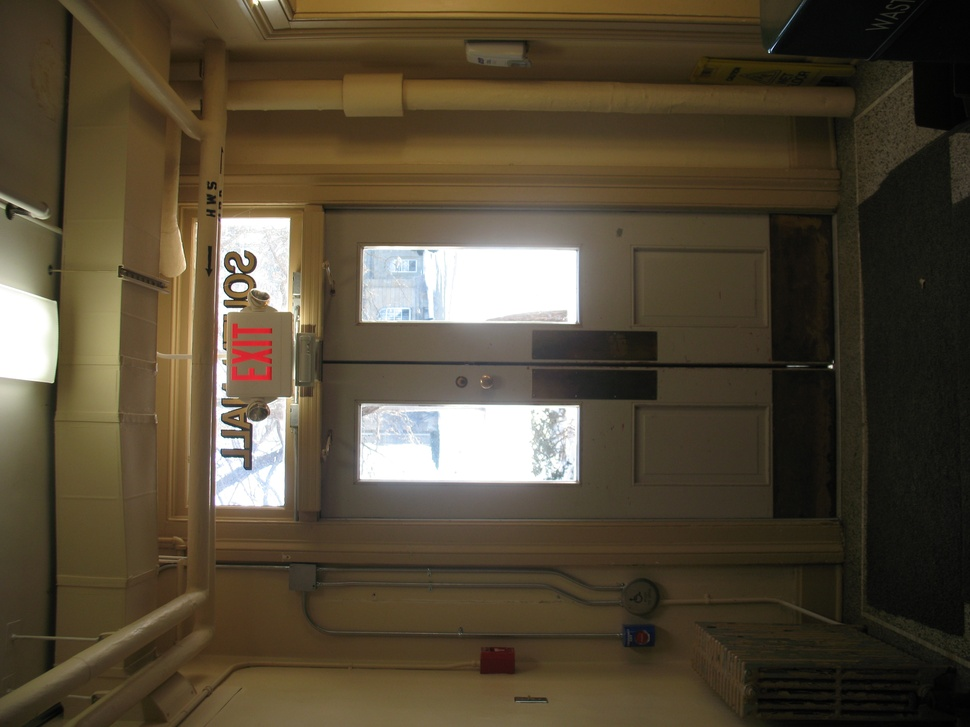
%> input picture data/Capital/IMG_2170.JPG, 970 x 727 px, shrunk from 3648 x 2736 before the run
$ octave --eval "result = pyramidExpand(imread('../data/Capital/IMG_2170.JPG'));"   (GNU Octave 9; MATLAB toolbox functions it lacks are replaced by stand-ins)
%> lines starting %> are read from the running program, lines starting %| are printed output that depends on the picture
function [ imgout ] = pyramidExpand( img )

kw = 5;
cw = .375;
ker1d = [.25-cw/2 .25 cw .25 .25-cw/2];
kernel = kron(ker1d,ker1d')*4;

ker00 = kernel(1:2:kw,1:2:kw); % 3*3
ker01 = kernel(1:2:kw,2:2:kw); % 3*2
ker10 = kernel(2:2:kw,1:2:kw); % 2*3
ker11 = kernel(2:2:kw,2:2:kw); % 2*2

img = im2double(img);
sz = size(img(:,:,1));
%> sz = [727 970]
osz = sz*2-1;
%> osz = [1453 1939]
imgout = zeros(osz(1),osz(2),size(img,3));
%> imgout: size 1453x1939x3 double; every value is 0

for p = 1:size(img,3)
	img1 = img(:,:,p);
	img1ph = padarray(img1,[0 1],'replicate','both');
	img1pv = padarray(img1,[1 0],'replicate','both');

	img00 = imfilter(img1,ker00,'replicate','same');
	img01 = conv2(img1pv,ker01,'valid');
	img10 = conv2(img1ph,ker10,'valid');
	img11 = conv2(img1,ker11,'valid');

	imgout(1:2:osz(1),1:2:osz(2),p) = img00;
	imgout(2:2:osz(1),1:2:osz(2),p) = img10;
	imgout(1:2:osz(1),2:2:osz(2),p) = img01;
	imgout(2:2:osz(1),2:2:osz(2),p) = img11;
end
%> this loop made 3 passes
%> pass 1, in pyramidExpand, `img1 = img(:,:,p);`:
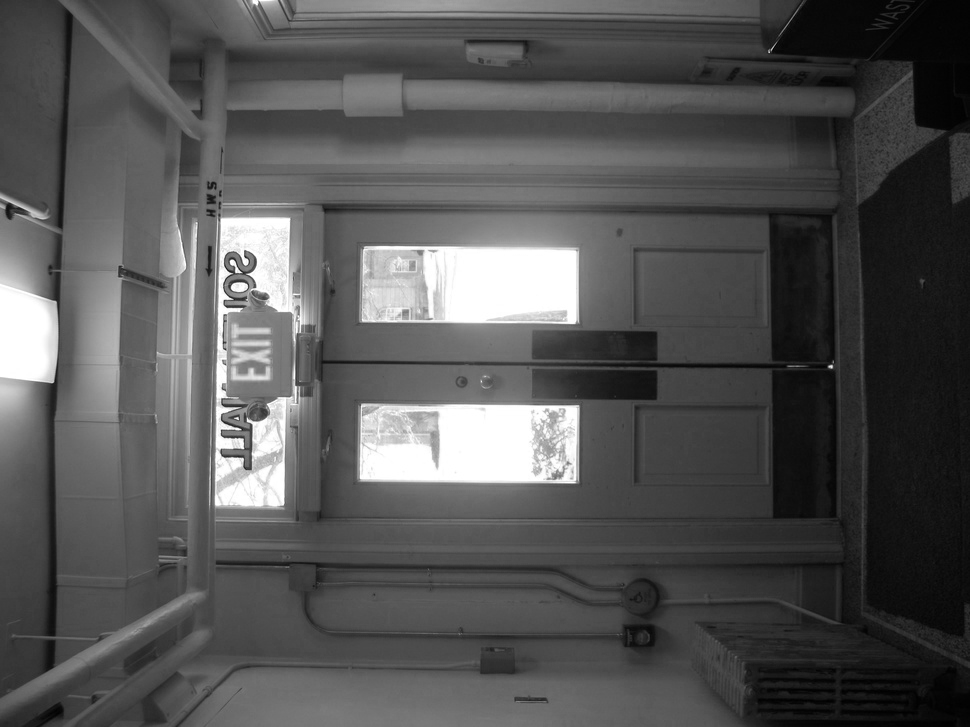
%> img1: size 727x970 double; min 0, max 1, mean 0.332

end

$ run again, on data/Capital/IMG_2172.JPG
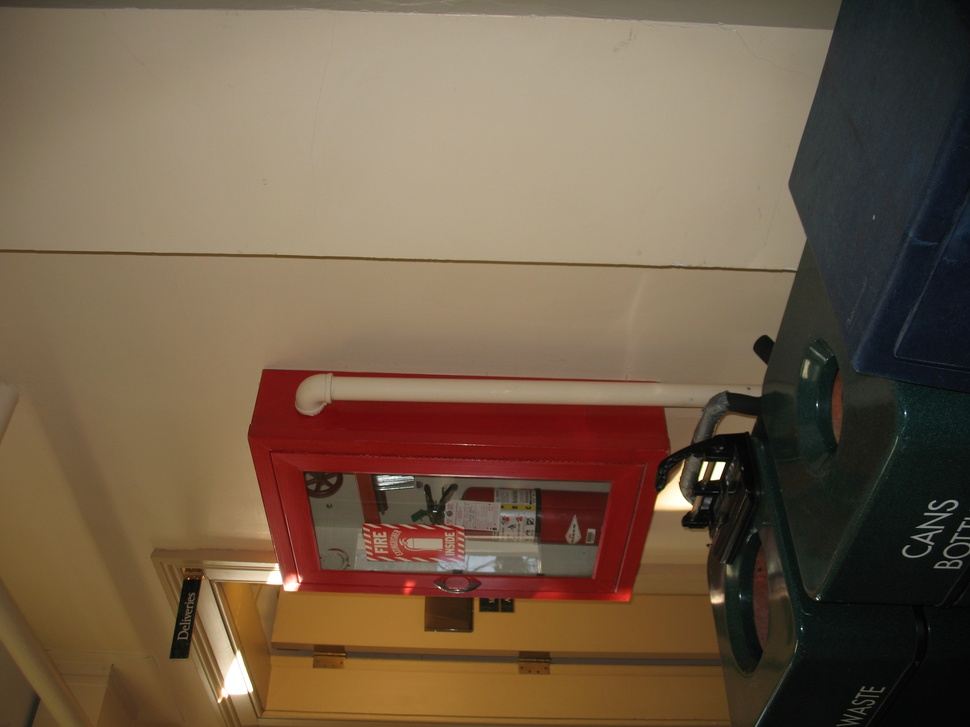
%> input picture data/Capital/IMG_2172.JPG, 970 x 727 px, shrunk from 3648 x 2736 before the run
%> sz = [727 970]
%> osz = [1453 1939]
%> the loop in pyramidExpand, `for p = 1:size(img,3)` made 3 passes
%> pass 1, in pyramidExpand, `img1 = img(:,:,p);`:
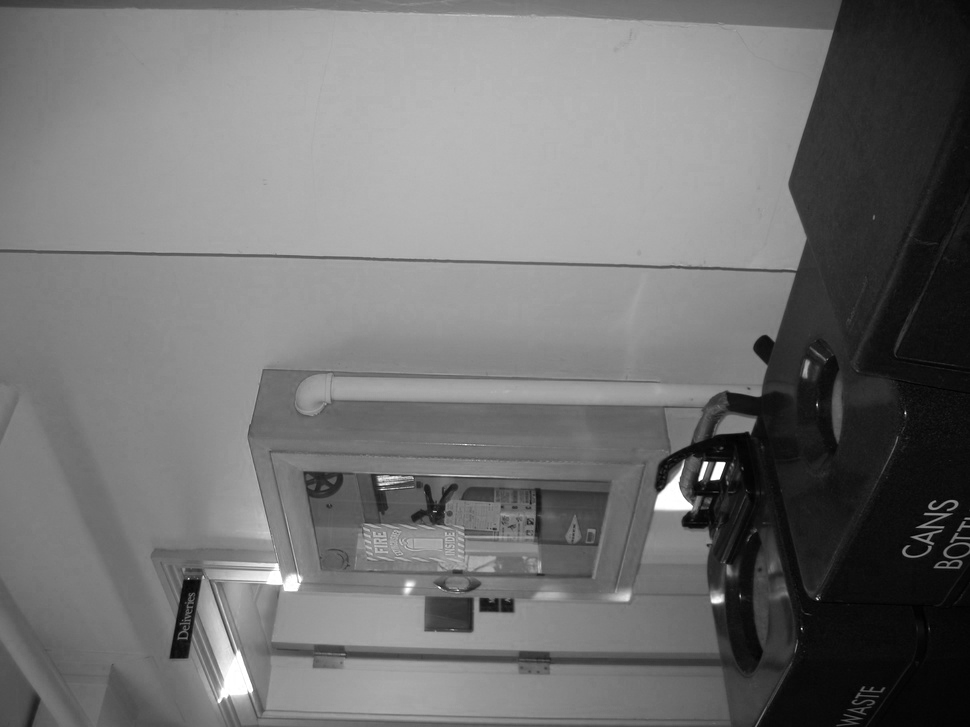
%> img1: size 727x970 double; min 0, max 1, mean 0.45
